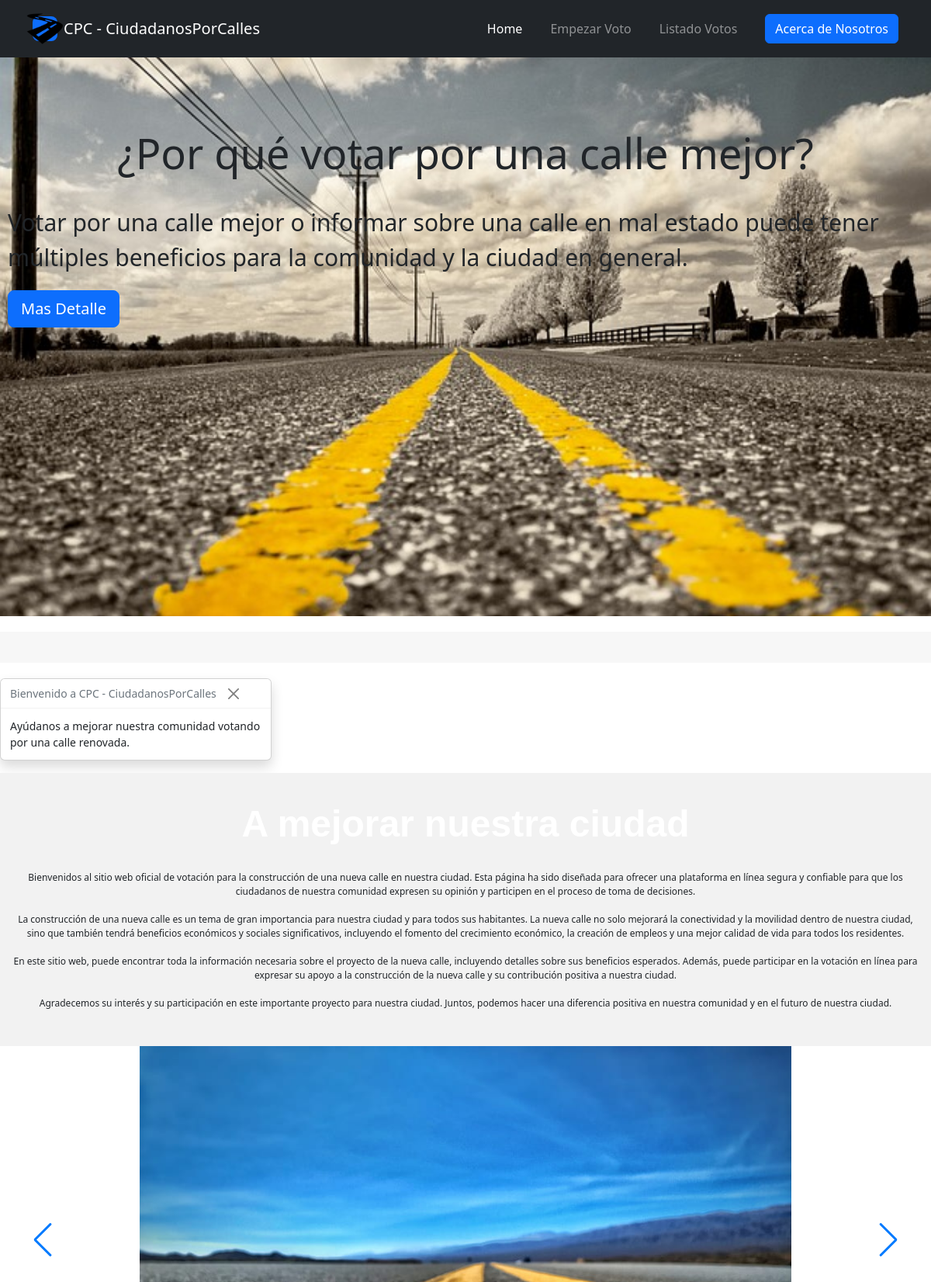
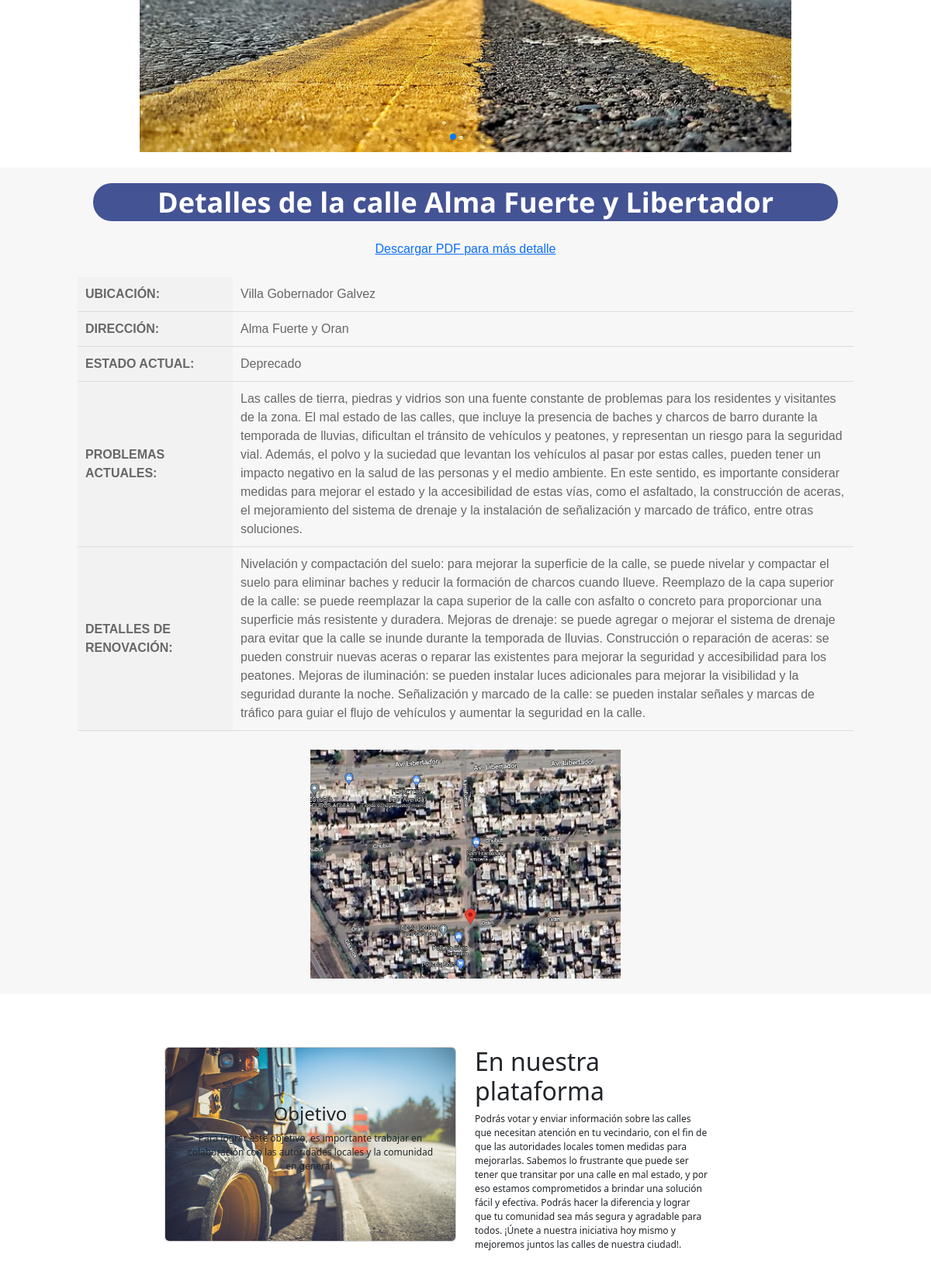
The page /detalles_calle/1/ (upper part) on the database its author committed (2 pictures, top to bottom).
### first/models.py (models this page shows, shortened)
class Calle(models.Model):
    nombre = models.CharField(max_length=100)
    ciudad = models.ForeignKey(Ciudad, on_delete=models.CASCADE)
    ubicacion = models.CharField(max_length=255)
    direccion = models.CharField(max_length=255)
    estado_actual = models.CharField(max_length=255)
    problemas_actuales = models.TextField()
    detalles_renovacion = models.TextField()
    imagen = models.ImageField(upload_to='calle', null=True, blank=True)
    pdf = models.FileField(upload_to='calle', null=True, blank=True)
    fecha_hora = models.DateTimeField(auto_now_add=True)
    fecha_finalizacion = models.DateTimeField(null=True, blank=True)
    fecha_inicio = models.DateTimeField(null=True, blank=True)

### first/views.py (the view)
# urls.py: path('detalles_calle/<int:calle_id>/', views.detalle_calle, name='detalles_calle'),
def detalle_calle(request, calle_id):
    calle = Calle.objects.get(pk=calle_id)
    return render(request, 'detalles_calle.html', {'calle': calle})

### first/templates/detalles_calle.html
{% extends 'base.html' %}
{% load static %}
{% block content %}
<h2 style="font-family: 'Open Sans', sans-serif; font-size: 3vw; font-weight: 700; background-color: #445394; padding: 1vw; color: #fff; text-align: center; border-radius: 2vw; width: 80vw; margin: 0 auto; line-height: 0.7;">Detalles de la calle {{ calle.nombre }}</h2>
  <table id="table-detalledecalle" class="centered table-details" style="max-width: 1000px; width: 100%;">
    <tr>
      <th>Ubicación:</th>
      <td>{{ calle.ubicacion }}</td>
    </tr>
    <tr>
      <th>Dirección:</th>
      <td>{{ calle.direccion }}</td>
    </tr>
    <tr>
      <th>Estado actual:</th>
      <td>{{ calle.estado_actual }}</td>
    </tr>
    <tr>
      <th>Problemas actuales:</th>
      <td>{{ calle.problemas_actuales }}</td>
    </tr>
    <tr>
      <th>Detalles de renovación:</th>
      <td>{{ calle.detalles_renovacion }}</td>
    </tr>
    <br>
    {% if calle.pdf %}
    <div style="text-align: center;">
      <a href="{{ calle.pdf.url }}" download>Descargar PDF para más detalle</a>
    </div>
    {% endif %}
    <br>
  </table>
<br>
  {% if calle.imagen %}
  <div style="text-align: center;">
    <img src="{{ calle.imagen.url }}" alt="{{ calle.nombre }}" style="max-width: 400px; width: 100%;">
  </div>
  {% endif %}
{% endblock %}

### static/style.css (style rules this page uses)
table { border-collapse: collapse; width: 100%; max-width: 800px; margin: auto; margin-top: 20px; font-size: 1em; }
th, td { padding: 10px; text-align: left; border-bottom: 1px solid #ddd; }
th { background-color: #f2f2f2; font-weight: bold; text-transform: uppercase; }
.table-details { margin-top: 30px; width: 100%; border-collapse: collapse; }
.table-details th, .table-details td { padding: 10px; text-align: left; border-bottom: 1px solid #ddd; }
.table-details th { background-color: #f2f2f2; font-weight: bold; width: 200px; }
.centered { margin: auto; width: 50%; }

### rows shown on the page
Calle: nombre "Alma Fuerte y Libertador", ubicacion "Villa Gobernador Galvez", direccion "Alma Fuerte y Oran", estado_actual "Deprecado", problemas_actuales "Las calles de tierra, piedras y vidrios son una fuente constante de problemas para los residentes y visitantes de la zona. El mal estado de las calles, que incluye la presencia de baches y charcos de barro durante la temporada de lluvias, dificultan el tránsito de vehículos y peatones, y representan un riesgo para la seguridad vial. Además, el polvo y la suciedad que levantan los vehículos al pasar por estas calles, pueden tener un impacto negativo en la salud de las personas y el medio ambiente. En este sentido, es importante considerar medidas para mejorar el estado y la accesibilidad de estas vías, como el asfaltado, la construcción de aceras, el mejoramiento del sistema de drenaje y la…", detalles_renovacion "Nivelación y compactación del suelo: para mejorar la superficie de la calle, se puede nivelar y compactar el suelo para eliminar baches y reducir la formación de charcos cuando llueve. Reemplazo de la capa superior de la calle: se puede reemplazar la capa superior de la calle con asfalto o concreto para proporcionar una superficie más resistente y duradera. Mejoras de drenaje: se puede agregar o mejorar el sistema de drenaje para evitar que la calle se inunde durante la temporada de lluvias. Construcción o reparación de aceras: se pueden construir nuevas aceras o reparar las existentes para mejorar la seguridad y accesibilidad para los peatones. Mejoras de iluminación: se pueden instalar…", imagen (picture)
